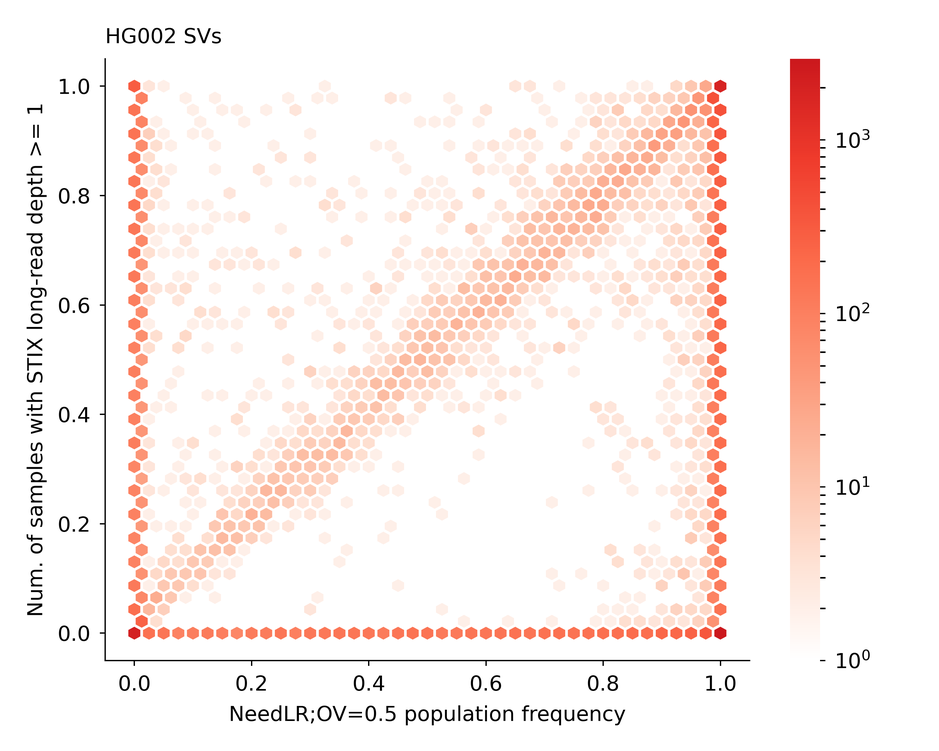
#> input picture results/2026_08-hg002-hexbin/hexbin-stixlr_mr1-needlr_ov0.5.png, 939 x 751 px, shrunk from 3000 x 2400 before the run
$ python combine_plots.py
#> lines starting #> are read from the running program, lines starting #| are printed output that depends on the picture
#!/usr/bin/env python3
import matplotlib.pyplot as plt
import matplotlib.image as mpimg

# stixlr v needlr
files = [
    "hexbin-stixlr_mr1-needlr_ov0.5.png",
    "hexbin-stixlr_mr1-needlr_ov0.7.png",
    "hexbin-stixlr_mr1-needlr_ov0.9.png",
    "hexbin-stixlr_mr5-needlr_ov0.5.png",
    "hexbin-stixlr_mr5-needlr_ov0.7.png",
    "hexbin-stixlr_mr5-needlr_ov0.9.png"
]

fig, axes = plt.subplots(2, 3, figsize=(12, 8))

for ax, f in zip(axes.flat, files):
    img = mpimg.imread(f)
#> img is the input picture: shape (751, 939, 4) float32; mean R, G, B, A 0.986, 0.947, 0.935, 1
    ax.imshow(img)
    ax.axis("off")

plt.tight_layout()
plt.savefig("combined-hexbin-stixlr-needlr.png", dpi=300, bbox_inches="tight")
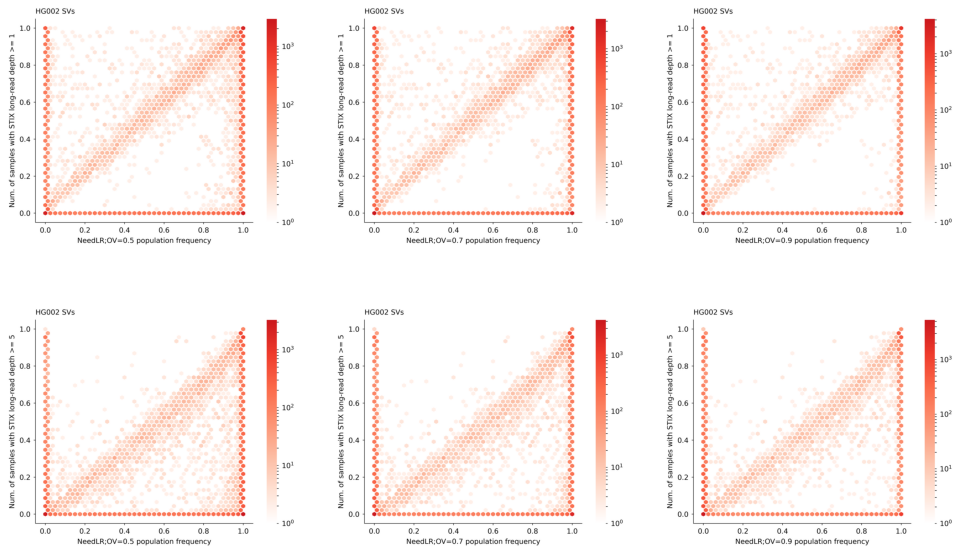
#> figure drawn by matplotlib, 6 panels

# stixlr v svafotate
files = [
    "hexbin-stixlr_mr1-svafotate_ov0.5.png",
    "hexbin-stixlr_mr1-svafotate_ov0.7.png",
    "hexbin-stixlr_mr1-svafotate_ov0.9.png",
    "hexbin-stixlr_mr5-svafotate_ov0.5.png",
    "hexbin-stixlr_mr5-svafotate_ov0.7.png",
    "hexbin-stixlr_mr5-svafotate_ov0.9.png"
]

fig, axes = plt.subplots(2, 3, figsize=(12, 8))

for ax, f in zip(axes.flat, files):
#> (the run stopped early here; a loop or call above may not have finished)
